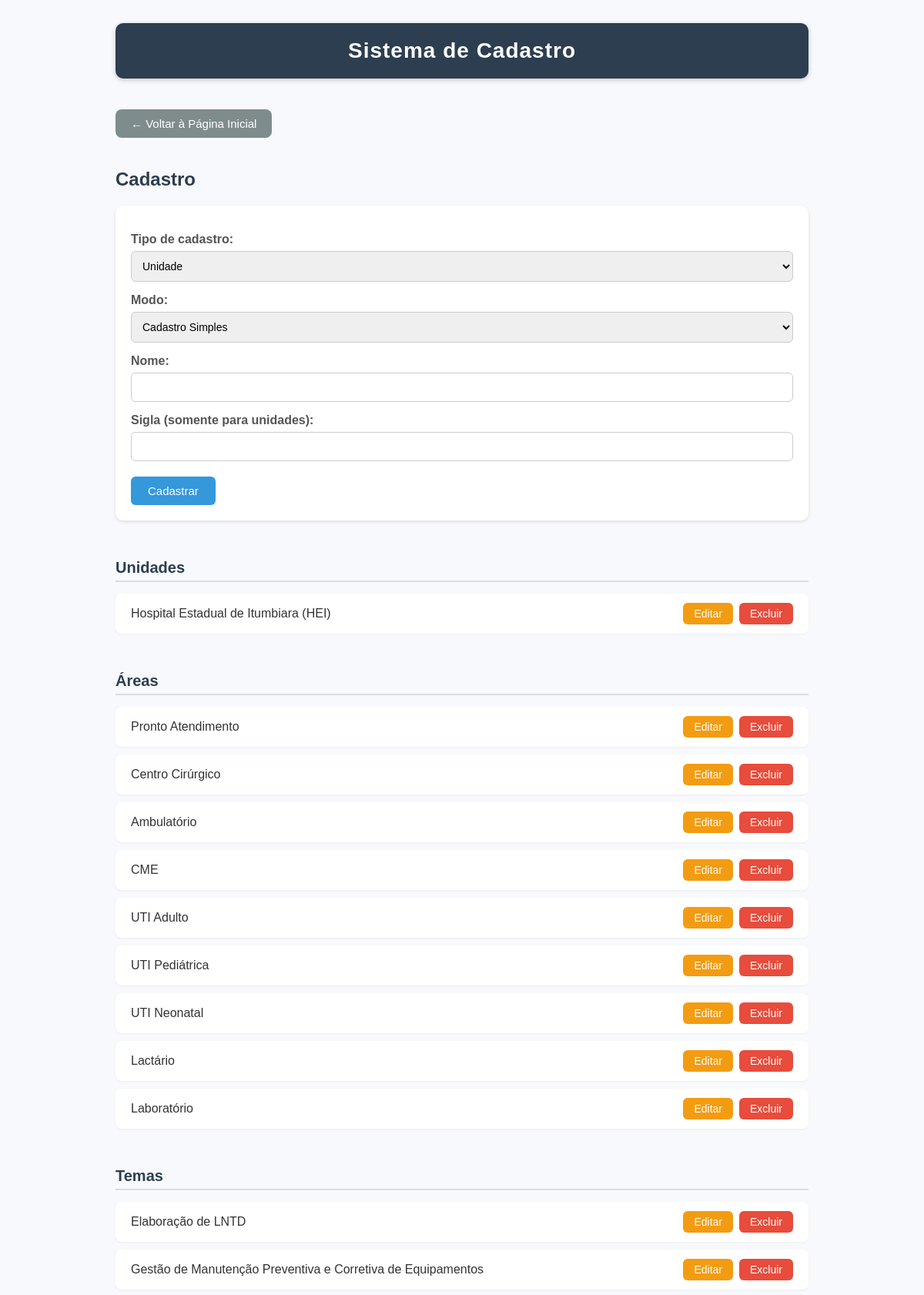
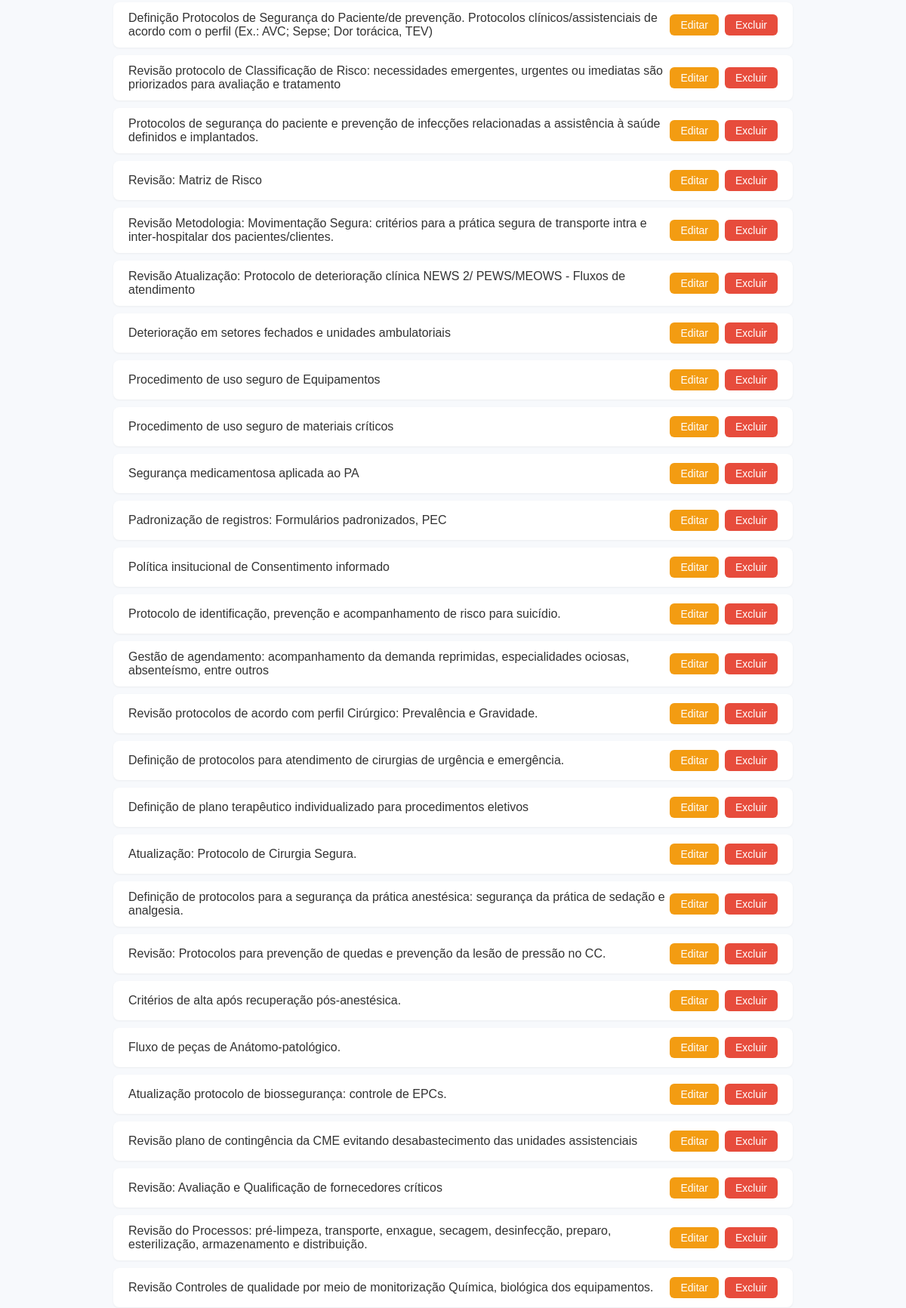
Page /cadastrar (upper part) on the committed database (2 pictures, top to bottom).
### tables this page shows
CREATE TABLE unidades (id INTEGER PRIMARY KEY, nome TEXT UNIQUE, sigla TEXT);

CREATE TABLE areas (id INTEGER PRIMARY KEY, nome TEXT UNIQUE);

CREATE TABLE temas (id INTEGER PRIMARY KEY, nome TEXT UNIQUE);

### app.py (the view, shortened to what this page needs)
@app.route("/cadastrar", methods=["GET", "POST"])
def cadastrar():
    msg = ""
    with sqlite3.connect(DB) as conn:
        cur = conn.cursor()
        unidades = cur.execute("SELECT * FROM unidades").fetchall()
        areas = cur.execute("SELECT * FROM areas").fetchall()
        temas = cur.execute("SELECT * FROM temas").fetchall()
    return render_template("cadastrar.html", msg=msg, unidades=unidades, areas=areas, temas=temas)

### templates/cadastrar.html (shortened to what this page needs)
<!DOCTYPE html>
<html lang="pt-br">
<head>
</head>
<body>
    <header>
        <h1>Sistema de Cadastro</h1>
    </header>
    <a href="{{ url_for('index') }}" class="voltar">
        &#8592; Voltar à Página Inicial
    </a>
    <h2>Cadastro</h2>
    <form method="POST">
        <label for="tipo">Tipo de cadastro:</label>
        <select name="tipo" id="tipo" required>
            <option value="unidade">Unidade</option>
        </select>
        <label for="modo">Modo:</label>
        <select name="modo" id="modo" required>
            <option value="simples">Cadastro Simples</option>
        </select>
        <div id="simples">
            <label for="nome">Nome:</label>
            <input type="text" name="nome">
            <label for="sigla">Sigla (somente para unidades):</label>
            <input type="text" name="sigla">
        </div>
        <button type="submit">Cadastrar</button>
    </form>
    <div class="section-title">Unidades</div>
    <ul>
        {% for u in unidades %}
        <li>
            <div class="nome">{{ u[1] }} ({{ u[2] }})</div>
            <div class="actions">
                <a href="{{ url_for('editar', tipo='unidade', id=u[0]) }}" class="editar">Editar</a>
                <a href="{{ url_for('excluir', tipo='unidade', id=u[0]) }}" class="excluir" onclick="return confirm('Deseja excluir esta unidade?');">Excluir</a>
            </div>
        </li>
        {% endfor %}
    </ul>
    <div class="section-title">Áreas</div>
    <ul>
        {% for a in areas %}
        <li>
            <div class="nome">{{ a[1] }}</div>
            <div class="actions">
                <a href="{{ url_for('editar', tipo='area', id=a[0]) }}" class="editar">Editar</a>
                <a href="{{ url_for('excluir', tipo='area', id=a[0]) }}" class="excluir" onclick="return confirm('Deseja excluir esta área?');">Excluir</a>
            </div>
        </li>
        {% endfor %}
    </ul>
    <div class="section-title">Temas</div>
    <ul>
        {% for t in temas %}
        <li>
            <div class="nome">{{ t[1] }}</div>
            <div class="actions">
                <a href="{{ url_for('editar', tipo='tema', id=t[0]) }}" class="editar">Editar</a>
                <a href="{{ url_for('excluir', tipo='tema', id=t[0]) }}" class="excluir" onclick="return confirm('Deseja excluir este tema?');">Excluir</a>
            </div>
        </li>
        {% endfor %}
    </ul>
</body>
</html>

### templates/cadastrar.html (style rules this page uses)
body { font-family: Arial, sans-serif; padding: 30px; max-width: 900px; margin: auto; background-color: #f7f9fc; }
header { background-color: #2c3e50; padding: 20px; border-radius: 10px; text-align: center; margin-bottom: 40px; color: white; box-shadow: 0 2px 6px rgba(0,0,0,0.2); }
header h1 { margin: 0; font-size: 28px; letter-spacing: 1px; }
h2 { color: #2c3e50; }
form { background: #fff; padding: 20px; border-radius: 10px; margin-bottom: 40px; box-shadow: 0 2px 5px rgba(0,0,0,0.1); }
label { display: block; margin-top: 15px; font-weight: bold; color: #555; }
input, select, textarea { width: 100%; padding: 10px; margin-top: 6px; border-radius: 6px; border: 1px solid #ccc; box-sizing: border-box; font-size: 14px; }
button { margin-top: 20px; padding: 10px 22px; background: #3498db; color: white; border: none; border-radius: 6px; cursor: pointer; font-size: 15px; transition: 0.3s; }
.section-title { margin-top: 50px; font-size: 20px; font-weight: bold; color: #2c3e50; border-bottom: 2px solid #ddd; padding-bottom: 5px; }
ul { list-style: none; padding-left: 0; margin-top: 15px; }
li { background: #fff; margin-bottom: 10px; padding: 12px 20px; border-radius: 8px; box-shadow: 0 1px 3px rgba(0,0,0,0.05); display: flex; justify-content: space-between; align-items: center; }
.nome { flex: 1; font-size: 16px; color: #333; }
.actions { display: flex; gap: 8px; }
.actions a { text-decoration: none; padding: 6px 14px; border-radius: 6px; font-size: 14px; color: white; transition: 0.3s; }
.actions a.editar { background: #f39c12; }
.actions a.excluir { background: #e74c3c; }
.voltar { display: inline-block; margin-bottom: 20px; background: #7f8c8d; color: white; padding: 10px 20px; border-radius: 8px; text-decoration: none; font-size: 15px; transition: 0.3s; }

### rows in the picture
unidades: nome "Hospital Estadual de Itumbiara", sigla "HEI"
areas: nome "Pronto Atendimento"
areas: nome "Centro Cirúrgico"
areas: nome "Ambulatório"
areas: nome "CME"
areas: nome "UTI Adulto"
areas: nome "UTI Pediátrica"
areas: nome "UTI Neonatal"
areas: nome "Lactário"
areas: nome "Laboratório"
temas: nome "Elaboração de LNTD"
temas: nome "Gestão de Manutenção Preventiva e Corretiva de Equipamentos"
temas: nome "Definição Protocolos de Segurança do Paciente/de prevenção. Protocolos clínicos/assistenciais de acordo com o perfil (Ex.: AVC; Sepse; Dor torácica, TEV)"
temas: nome "Revisão protocolo de Classificação de Risco: necessidades emergentes, urgentes ou imediatas são priorizados para avaliação e tratamento"
temas: nome "Protocolos de segurança do paciente e prevenção de infecções relacionadas a assistência à saúde definidos e implantados."
temas: nome "Revisão: Matriz de Risco"
temas: nome "Revisão Metodologia: Movimentação Segura: critérios para a prática segura de transporte intra e inter-hospitalar dos pacientes/clientes."
temas: nome "Revisão Atualização: Protocolo de deterioração clínica NEWS 2/ PEWS/MEOWS - Fluxos de atendimento"
temas: nome "Deterioração em setores fechados e unidades ambulatoriais"
temas: nome "Procedimento de uso seguro de Equipamentos"
temas: nome "Procedimento de uso seguro de materiais críticos"
temas: nome "Segurança medicamentosa aplicada ao PA"
temas: nome "Padronização de registros: Formulários padronizados, PEC"
temas: nome "Política insitucional de Consentimento informado"
temas: nome "Protocolo de identificação, prevenção e acompanhamento de risco para suicídio."
temas: nome "Gestão de agendamento: acompanhamento da demanda reprimidas, especialidades ociosas, absenteísmo, entre outros"
temas: nome "Revisão protocolos de acordo com perfil Cirúrgico: Prevalência e Gravidade."
temas: nome "Definição de protocolos para atendimento de cirurgias de urgência e emergência."
temas: nome "Definição de plano terapêutico individualizado para procedimentos eletivos"
temas: nome "Atualização: Protocolo de Cirurgia Segura."
temas: nome "Definição de protocolos para a segurança da prática anestésica: segurança da prática de sedação e analgesia."
temas: nome "Revisão: Protocolos para prevenção de quedas e prevenção da lesão de pressão no CC."
temas: nome "Critérios de alta após recuperação pós-anestésica."
temas: nome "Fluxo de peças de Anátomo-patológico."
temas: nome "Atualização protocolo de biossegurança: controle de EPCs."
temas: nome "Revisão plano de contingência da CME evitando desabastecimento das unidades assistenciais"
temas: nome "Revisão: Avaliação e Qualificação de fornecedores críticos"
temas: nome "Revisão do Processos: pré-limpeza, transporte, enxague, secagem, desinfecção, preparo, esterilização, armazenamento e distribuição."
temas: nome "Revisão Controles de qualidade por meio de monitorização Química, biológica dos equipamentos."
